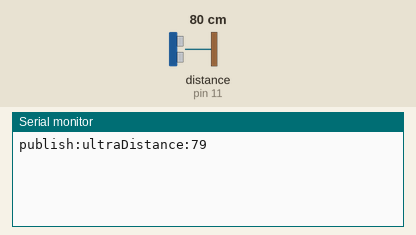
Bench run of a sketch on a simulated Arduino Uno, built with avr-gcc and run on an emulated ATmega328P. Shown: the last lines printed to the serial monitor. Wiring (inferred from the names in the program): ultrasonic range finder: trigger pin 10; echo pin 11. The test bench sets the inputs (shaded band); at power-on: distance to the obstacle (sensor on pin 11) 80 cm. The echo pulse lasts 58.3 µs per cm.

Above: at 1.2 s.
1.3 s: distance to the obstacle (sensor on pin 11) set to 250 cm
At 2.6 s:
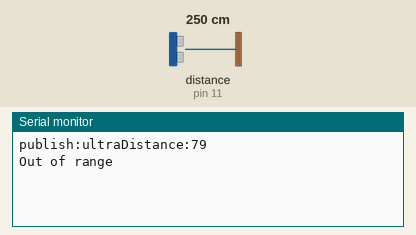
2.9 s: distance to the obstacle (sensor on pin 11) set to 2 cm
At 4.1 s:
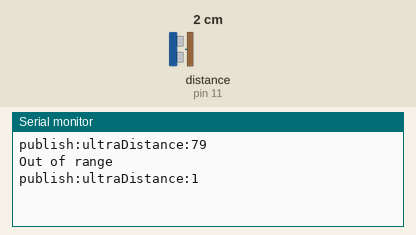

Measured:
- after the input at 1.3 s, the serial monitor: prints a new line after 0.18 s (image 1)
- after the input at 2.9 s, the serial monitor: prints a new line after 0.18 s (image 2)

The sketch:

UltraSonicSensor.ino
```cpp
/*

This example shows how to publish ultrasonic distance measurements via MQTT.

Try out this example with ThingStudio: http://www.thingstud.io/

*/

#define trigPin 10
#define echoPin 11

void setup() {

  Serial.begin (9600);
  pinMode(trigPin, OUTPUT);
  pinMode(echoPin, INPUT);

}

int duration, distance, old_distance, diff;

void loop() {

  // send out a pulse from the trigger pin
  digitalWrite(trigPin, LOW);
  delayMicroseconds(2);
  digitalWrite(trigPin, HIGH);
  delayMicroseconds(10);
  digitalWrite(trigPin, LOW);

  duration = pulseIn(echoPin, HIGH);
  distance = (duration/2) / 29.1;
  diff = distance - old_distance;

  delay(100);

  if (abs(diff) > .01) {

    if (distance >= 200 || distance <= 0) {

      Serial.println("Out of range");

    } else {

      Serial.print("publish:ultraDistance:");
      Serial.println(distance);

    }

  }

 old_distance = distance;

}
```
